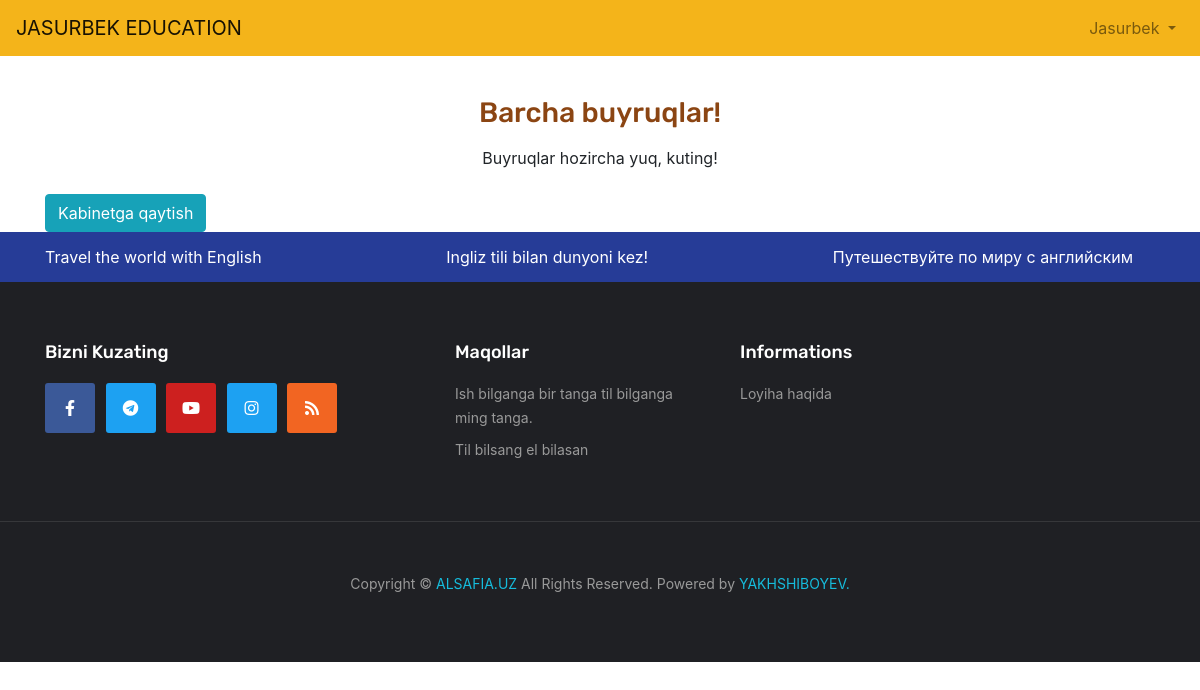
The app's page /student/1/tasks/ (signed in), older data.
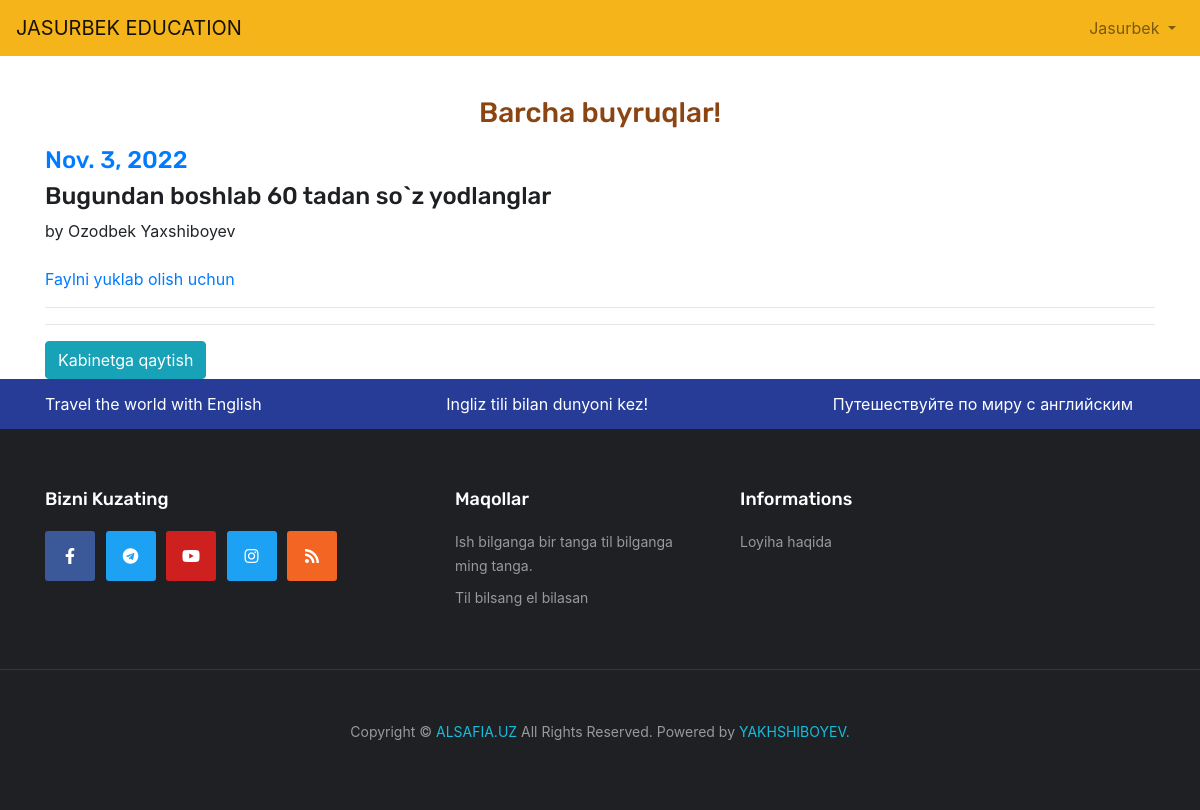
The same page, newer data.
### main/models.py (models this page shows, shortened)
class Basemodel(models.Model):
    created_at = models.DateField(auto_now=True)
    updated_at = models.DateField(auto_now=True)
    class Meta:
        abstract=True

class Task(Basemodel):
    creator = models.ForeignKey(User, on_delete=models.SET_NULL, null=True, related_name='task')
    for_all_students = models.BooleanField(blank=True, null=True, verbose_name="Hamma student uchunmi?")
    user = models.ForeignKey(Student, on_delete=models.CASCADE, blank=True, null=True,verbose_name="Bitta student uchun", related_name="for_user")
    text = models.TextField(verbose_name="Buyruq matni")
    image = models.ImageField(upload_to='task_images', validators=[validate_image, custom_validator],
                              blank=True, null=True, verbose_name="Fotosurat (ixtiyoriy)")
    source_file = models.FileField(upload_to='task_files', blank=True, null=True, verbose_name="Fayl (ixtiyoriy)")

### accounts/models.py (models this page shows, shortened)
class User(AbstractUser):
    username = models.CharField(max_length=20, unique=True)
    first_name = models.CharField(verbose_name='Ism', max_length=50)
    last_name = models.CharField(verbose_name='Familiya', max_length=50)
    age = models.PositiveIntegerField(null=True, blank=True, verbose_name='Yosh')
    image = models.FileField(upload_to='users_images', validators=[validate_image, custom_validator],
                             help_text='2 mb gacha bo`lgan rasm yuklang', blank=True, null=True,
                             verbose_name="Profil rasmi")
    role = models.CharField(max_length=20, choices=UserRoles.choices(), blank=True, null=True)
    bio = models.CharField(max_length=200, default="")
    last_active = models.DateField(auto_now=True, null=True, blank=True)
    report_per = models.BooleanField(default=True)
    chat_per = models.BooleanField(default=True)
    task_per = models.BooleanField(default=True)
    @property
    def full_name(self):
        return f"{self.first_name} {self.last_name}"

### main/views.py (the view)
# urls.py: path('student/<int:student_pk>/tasks/', student_tasks, name='student_task'),
def student_tasks(request,student_pk):
    if request.user.pk is None or request.user.pk != student_pk:
        return redirect('home')
    if request.method == "GET":
        context = dict()
        student = User.objects.get(pk=student_pk)
        tasks = Task.objects.filter(Q(user=student) | Q(for_all_students=True)).order_by('-pk')
        context['student'] = student
        context['tasks'] = tasks
        return render(request, template_name='student_task.html', context=context)

### templates/student_task.html (shortened to what this page needs)
{% extends 'base.html' %}
{% load static %}
{% block content %}
    <br/>
    <p>
        <h3 style="color: saddlebrown"><center> Barcha buyruqlar!</b> </center>   </h3>
    </p>
    {% if tasks %}
        <ul>
        {% for task in tasks %}
        <p>
            <a href="{% url 'task_answer' student.pk task.pk %}"><h4 style="color: #04414d"> {{ task.created_at }}</h4></a>
                <h4>{{ task.text }} </h4> by {{ task.creator.full_name }} <br>
                {% if task.source_file %}
                    <a href="{{ task.source_file.url }}" download> <br>Faylni yuklab olish uchun  </a>
                {% endif %}
            <hr>
            <hr>
        </p>
        {% endfor %}
        </ul>
        {% else %}
        <center> Buyruqlar hozircha yuq, kuting!</center>
        <br>
    {% endif %}
    <a class="btn btn-info" href="{% url 'student' student_pk=student.pk %}" role="button">Kabinetga qaytish</a>
{% endblock content %}

Row changes from the older to the newer data that the page shows:
added Task: created_at "Nov. 3, 2022", text "Bugundan boshlab 60 tadan so`z yodlanglar", creator.full_name "Ozodbek Yaxshiboyev"
Text that changed along with them:
text no longer shown: "Buyruqlar hozircha yuq, kuting!"
